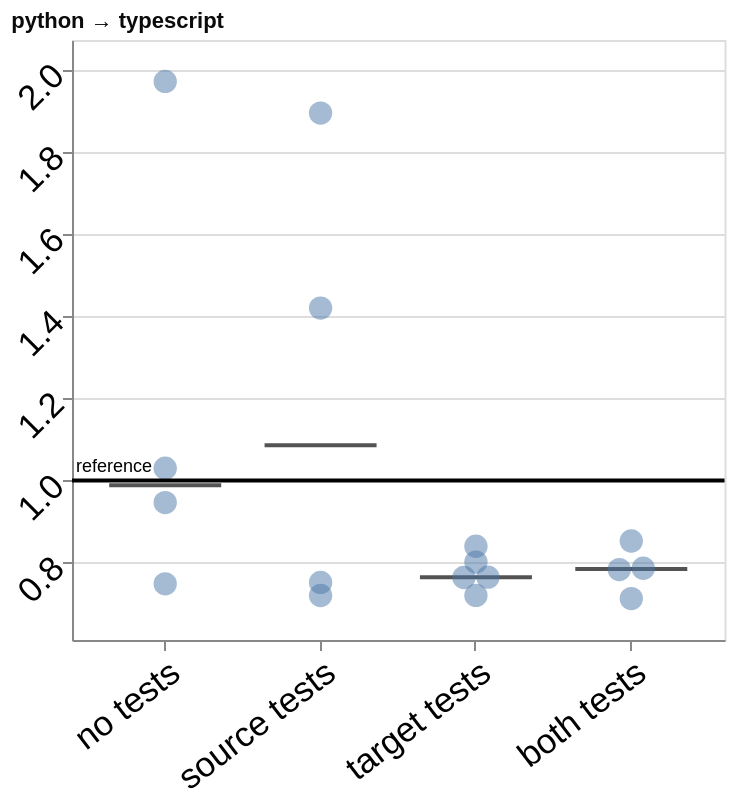

Write a Vega-Lite specification for this figure.
### Vega-Lite specification from a JSON file in a GitHub repository (floating-point values rounded to 4 significant figures)
{"config": {"view": {"continuousWidth": 300, "continuousHeight": 300}, "axis": {"labelAngle": -45}, "axisX": {"labelAngle": -37.5}}, "layer": [{"data": {"name": "data-580a46a7f2152375b08d86dd0a449b02"}, "mark": {"type": "tick", "color": "#0b0b0b", "opacity": 0.7, "size": 56, "thickness": 2}, "encoding": {"x": {"field": "condition", "sort": ["no tests", "source tests", "target tests", "both tests"], "title": null, "type": "nominal", "axis": {"labelFontSize": 17.32}}, "xOffset": {"field": "nudge", "scale": {"domain": [-2, 2], "range": [7.071, 55.07]}, "title": null, "type": "quantitative"}, "y": {"field": "value", "scale": {"domain": [0.6115, 2.073], "nice": false}, "title": null, "type": "quantitative", "axis": {"labelFontSize": 17.32, "titleFontSize": 22}}}}, {"data": {"name": "data-f7d490249c51e770f621fa97884bdf05"}, "mark": {"type": "point", "filled": true, "opacity": 0.5, "size": 136}, "encoding": {"tooltip": [{"field": "port", "title": "run", "type": "nominal"}, {"field": "value", "format": ".2f", "title": "ladder time ÷ reference", "type": "quantitative"}, {"field": "ladder_rungs_completed", "title": "rungs completed", "type": "quantitative"}, {"field": "ladder_total_ms", "format": ",.1f", "title": "total ms", "type": "quantitative"}], "x": {"field": "condition", "sort": ["no tests", "source tests", "target tests", "both tests"], "title": null, "type": "nominal", "axis": {"labelFontSize": 17.32}}, "xOffset": {"field": "nudge", "scale": {"domain": [-2, 2], "range": [7.071, 55.07]}, "title": null, "type": "quantitative"}, "y": {"field": "value", "scale": {"domain": [0.6115, 2.073], "nice": false}, "title": null, "type": "quantitative", "axis": {"labelFontSize": 17.32, "titleFontSize": 22}}}}, {"data": {"name": "data-a630986baac081710e889288b28dd2bb"}, "mark": {"type": "rule", "color": "black", "strokeWidth": 2}, "encoding": {"y": {"field": "value", "scale": {"domain": [0.6115, 2.073], "nice": false}, "title": null, "type": "quantitative", "axis": {"labelFontSize": 17.32, "titleFontSize": 22}}}}, {"data": {"name": "data-a630986baac081710e889288b28dd2bb"}, "mark": {"type": "text", "align": "left", "baseline": "bottom", "dy": -2, "fontSize": 9}, "encoding": {"text": {"field": "label", "type": "nominal"}, "x": {"value": 2}, "y": {"field": "value", "scale": {"domain": [0.6115, 2.073], "nice": false}, "title": null, "type": "quantitative", "axis": {"labelFontSize": 17.32, "titleFontSize": 22}}}}], "height": 300, "title": {"text": "python → typescript", "anchor": "start", "color": "#0b0b0b", "fontSize": 11}, "width": 326.2, "$schema": "https://vega.github.io/schema/vega-lite/v6.4.1.json", "datasets": {"data-580a46a7f2152375b08d86dd0a449b02": [{"condition": "no tests", "value": 0.9882, "nudge": 0.0}, {"condition": "source tests", "value": 1.086, "nudge": 0.0}, {"condition": "target tests", "value": 0.7645, "nudge": 0.0}, {"condition": "both tests", "value": 0.7846, "nudge": 0.0}], "data-f7d490249c51e770f621fa97884bdf05": [{"run_id": "20260908T234247Z_2da5a2c0", "condition": "no tests", "ladder_rungs_completed": 16, "ladder_total_ms": 416.1, "value": 1.03, "reference": 1.0, "port": "2da5a2c0", "nudge": 0.0}, {"run_id": "20260909T015142Z_f8ca89ff", "condition": "no tests", "ladder_rungs_completed": 16, "ladder_total_ms": 409.9, "value": 0.9463, "reference": 1.0, "port": "f8ca89ff", "nudge": 0.0}, {"run_id": "20260909T035041Z_2d7fbef6", "condition": "no tests", "ladder_rungs_completed": 16, "ladder_total_ms": 370.1, "value": 0.7483, "reference": 1.0, "port": "2d7fbef6", "nudge": 0.0}, {"run_id": "20260909T140517Z_670261ce", "condition": "no tests", "ladder_rungs_completed": 18, "ladder_total_ms": 20950.0, "value": 1.972, "reference": 1.0, "port": "670261ce", "nudge": 0.0}, {"run_id": "20260909T013603Z_054a84ca", "condition": "source tests", "ladder_rungs_completed": 16, "ladder_total_ms": 359.5, "value": 0.7198, "reference": 1.0, "port": "054a84ca", "nudge": 0.0}, {"run_id": "20260909T134433Z_3f62598c", "condition": "source tests", "ladder_rungs_completed": 16, "ladder_total_ms": 366.2, "value": 0.7517, "reference": 1.0, "port": "3f62598c", "nudge": 0.0}, {"run_id": "20260909T154949Z_461ef9c5", "condition": "source tests", "ladder_rungs_completed": 16, "ladder_total_ms": 496.0, "value": 1.42, "reference": 1.0, "port": "461ef9c5", "nudge": 0.0}, {"run_id": "20260909T190508Z_7c1544c0", "condition": "source tests", "ladder_rungs_completed": 16, "ladder_total_ms": 575.0, "value": 1.895, "reference": 1.0, "port": "7c1544c0", "nudge": 0.0}, {"run_id": "20260909T012246Z_fbe56704", "condition": "target tests", "ladder_rungs_completed": 16, "ladder_total_ms": 372.7, "value": 0.7645, "reference": 1.0, "port": "fbe56704", "nudge": 0.5}, {"run_id": "20260909T032340Z_f01d5496", "condition": "target tests", "ladder_rungs_completed": 16, "ladder_total_ms": 364.3, "value": 0.7201, "reference": 1.0, "port": "f01d5496", "nudge": 0.0}, {"run_id": "20260909T133702Z_8305aa82", "condition": "target tests", "ladder_rungs_completed": 16, "ladder_total_ms": 388.2, "value": 0.8398, "reference": 1.0, "port": "8305aa82", "nudge": 0.0}, {"run_id": "20260909T154334Z_609edff1", "condition": "target tests", "ladder_rungs_completed": 16, "ladder_total_ms": 369.7, "value": 0.7637, "reference": 1.0, "port": "609edff1", "nudge": -0.5}, {"run_id": "20260909T185402Z_14873f98", "condition": "target tests", "ladder_rungs_completed": 16, "ladder_total_ms": 379.6, "value": 0.8012, "reference": 1.0, "port": "14873f98", "nudge": 0.0}, {"run_id": "20260909T011452Z_9f286468", "condition": "both tests", "ladder_rungs_completed": 16, "ladder_total_ms": 372.3, "value": 0.7861, "reference": 1.0, "port": "9f286468", "nudge": 0.5}, {"run_id": "20260909T132655Z_2a16d72b", "condition": "both tests", "ladder_rungs_completed": 16, "ladder_total_ms": 391.4, "value": 0.8526, "reference": 1.0, "port": "2a16d72b", "nudge": 0.0}, {"run_id": "20260909T153339Z_9de9fd66", "condition": "both tests", "ladder_rungs_completed": 16, "ladder_total_ms": 379.5, "value": 0.783, "reference": 1.0, "port": "9de9fd66", "nudge": -0.5}, {"run_id": "20260909T184722Z_089a4294", "condition": "both tests", "ladder_rungs_completed": 16, "ladder_total_ms": 365.2, "value": 0.7123, "reference": 1.0, "port": "089a4294", "nudge": 0.0}], "data-a630986baac081710e889288b28dd2bb": [{"value": 1.0, "label": "reference"}]}, "padding": {"left": 5, "top": 5, "right": 6.25, "bottom": 5}}
